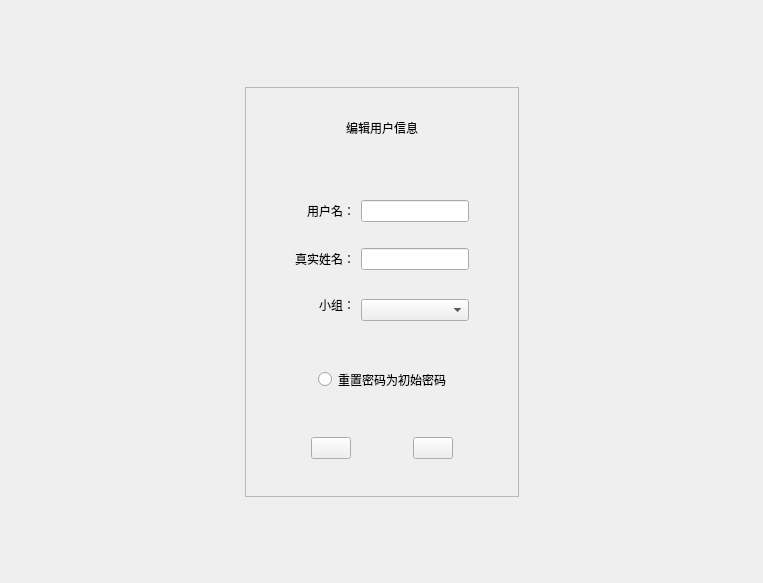
<?xml version="1.0" encoding="UTF-8"?>
<ui version="4.0">
 <class>RbEditUserInfoWindow</class>
 <widget class="QWidget" name="RbEditUserInfoWindow">
  <property name="geometry">
   <rect>
    <x>0</x>
    <y>0</y>
    <width>763</width>
    <height>583</height>
   </rect>
  </property>
  <property name="windowTitle">
   <string>SimLaparo</string>
  </property>
  <layout class="QVBoxLayout" name="verticalLayout_8">
   <item>
    <spacer name="verticalSpacer_6">
     <property name="orientation">
      <enum>Qt::Vertical</enum>
     </property>
     <property name="sizeHint" stdset="0">
      <size>
       <width>20</width>
       <height>100</height>
      </size>
     </property>
    </spacer>
   </item>
   <item>
    <layout class="QHBoxLayout" name="horizontalLayout_4">
     <item>
      <spacer name="horizontalSpacer_9">
       <property name="orientation">
        <enum>Qt::Horizontal</enum>
       </property>
       <property name="sizeHint" stdset="0">
        <size>
         <width>40</width>
         <height>20</height>
        </size>
       </property>
      </spacer>
     </item>
     <item>
      <widget class="QFrame" name="backgroundFrmae">
       <property name="frameShape">
        <enum>QFrame::StyledPanel</enum>
       </property>
       <property name="frameShadow">
        <enum>QFrame::Raised</enum>
       </property>
       <layout class="QVBoxLayout" name="verticalLayout" stretch="40,0,88,0,57,0,78,0,53">
        <item>
         <spacer name="verticalSpacer_4">
          <property name="orientation">
           <enum>Qt::Vertical</enum>
          </property>
          <property name="sizeHint" stdset="0">
           <size>
            <width>20</width>
            <height>40</height>
           </size>
          </property>
         </spacer>
        </item>
        <item>
         <layout class="QHBoxLayout" name="horizontalLayout">
          <item>
           <spacer name="horizontalSpacer_2">
            <property name="orientation">
             <enum>Qt::Horizontal</enum>
            </property>
            <property name="sizeHint" stdset="0">
             <size>
              <width>40</width>
              <height>20</height>
             </size>
            </property>
           </spacer>
          </item>
          <item>
           <widget class="QLabel" name="titleLabel">
            <property name="text">
             <string>编辑用户信息</string>
            </property>
           </widget>
          </item>
          <item>
           <spacer name="horizontalSpacer">
            <property name="orientation">
             <enum>Qt::Horizontal</enum>
            </property>
            <property name="sizeHint" stdset="0">
             <size>
              <width>40</width>
              <height>20</height>
             </size>
            </property>
           </spacer>
          </item>
         </layout>
        </item>
        <item>
         <spacer name="verticalSpacer_5">
          <property name="orientation">
           <enum>Qt::Vertical</enum>
          </property>
          <property name="sizeHint" stdset="0">
           <size>
            <width>20</width>
            <height>40</height>
           </size>
          </property>
         </spacer>
        </item>
        <item>
         <layout class="QHBoxLayout" name="horizontalLayout_5">
          <item>
           <spacer name="horizontalSpacer_11">
            <property name="orientation">
             <enum>Qt::Horizontal</enum>
            </property>
            <property name="sizeHint" stdset="0">
             <size>
              <width>40</width>
              <height>20</height>
             </size>
            </property>
           </spacer>
          </item>
          <item>
           <layout class="QFormLayout" name="formLayout">
            <property name="sizeConstraint">
             <enum>QLayout::SetDefaultConstraint</enum>
            </property>
            <property name="labelAlignment">
             <set>Qt::AlignRight|Qt::AlignTrailing|Qt::AlignVCenter</set>
            </property>
            <property name="verticalSpacing">
             <number>6</number>
            </property>
            <item row="0" column="0">
             <layout class="QVBoxLayout" name="verticalLayout_7">
              <item>
               <spacer name="verticalSpacer_18">
                <property name="orientation">
                 <enum>Qt::Vertical</enum>
                </property>
                <property name="sizeHint" stdset="0">
                 <size>
                  <width>20</width>
                  <height>10</height>
                 </size>
                </property>
               </spacer>
              </item>
              <item>
               <widget class="QLabel" name="userNameLabel">
                <property name="text">
                 <string>用户名：</string>
                </property>
               </widget>
              </item>
              <item>
               <spacer name="verticalSpacer_19">
                <property name="orientation">
                 <enum>Qt::Vertical</enum>
                </property>
                <property name="sizeHint" stdset="0">
                 <size>
                  <width>20</width>
                  <height>10</height>
                 </size>
                </property>
               </spacer>
              </item>
             </layout>
            </item>
            <item row="0" column="1">
             <layout class="QVBoxLayout" name="verticalLayout_3">
              <item>
               <spacer name="verticalSpacer_10">
                <property name="orientation">
                 <enum>Qt::Vertical</enum>
                </property>
                <property name="sizeType">
                 <enum>QSizePolicy::Expanding</enum>
                </property>
                <property name="sizeHint" stdset="0">
                 <size>
                  <width>20</width>
                  <height>10</height>
                 </size>
                </property>
               </spacer>
              </item>
              <item>
               <widget class="QLineEdit" name="userNameLineEdit"/>
              </item>
              <item>
               <spacer name="verticalSpacer_11">
                <property name="orientation">
                 <enum>Qt::Vertical</enum>
                </property>
                <property name="sizeHint" stdset="0">
                 <size>
                  <width>20</width>
                  <height>10</height>
                 </size>
                </property>
               </spacer>
              </item>
             </layout>
            </item>
            <item row="1" column="0">
             <layout class="QVBoxLayout" name="verticalLayout_6">
              <item>
               <spacer name="verticalSpacer_16">
                <property name="orientation">
                 <enum>Qt::Vertical</enum>
                </property>
                <property name="sizeHint" stdset="0">
                 <size>
                  <width>20</width>
                  <height>11</height>
                 </size>
                </property>
               </spacer>
              </item>
              <item>
               <widget class="QLabel" name="realNameLabel">
                <property name="text">
                 <string>真实姓名：</string>
                </property>
               </widget>
              </item>
              <item>
               <spacer name="verticalSpacer_17">
                <property name="orientation">
                 <enum>Qt::Vertical</enum>
                </property>
                <property name="sizeHint" stdset="0">
                 <size>
                  <width>20</width>
                  <height>10</height>
                 </size>
                </property>
               </spacer>
              </item>
             </layout>
            </item>
            <item row="1" column="1">
             <layout class="QVBoxLayout" name="verticalLayout_4">
              <item>
               <spacer name="verticalSpacer_12">
                <property name="orientation">
                 <enum>Qt::Vertical</enum>
                </property>
                <property name="sizeHint" stdset="0">
                 <size>
                  <width>20</width>
                  <height>10</height>
                 </size>
                </property>
               </spacer>
              </item>
              <item>
               <widget class="RbVKLineEdit" name="realNameLineEdit"/>
              </item>
              <item>
               <spacer name="verticalSpacer_13">
                <property name="orientation">
                 <enum>Qt::Vertical</enum>
                </property>
                <property name="sizeHint" stdset="0">
                 <size>
                  <width>20</width>
                  <height>10</height>
                 </size>
                </property>
               </spacer>
              </item>
             </layout>
            </item>
            <item row="2" column="1">
             <layout class="QVBoxLayout" name="verticalLayout_2">
              <item>
               <spacer name="verticalSpacer_9">
                <property name="orientation">
                 <enum>Qt::Vertical</enum>
                </property>
                <property name="sizeHint" stdset="0">
                 <size>
                  <width>20</width>
                  <height>10</height>
                 </size>
                </property>
               </spacer>
              </item>
              <item>
               <widget class="QComboBox" name="groupComboBox">
                <property name="editable">
                 <bool>false</bool>
                </property>
               </widget>
              </item>
              <item>
               <spacer name="verticalSpacer_8">
                <property name="orientation">
                 <enum>Qt::Vertical</enum>
                </property>
                <property name="sizeHint" stdset="0">
                 <size>
                  <width>20</width>
                  <height>10</height>
                 </size>
                </property>
               </spacer>
              </item>
             </layout>
            </item>
            <item row="2" column="0">
             <layout class="QVBoxLayout" name="verticalLayout_5">
              <item>
               <spacer name="verticalSpacer_15">
                <property name="orientation">
                 <enum>Qt::Vertical</enum>
                </property>
                <property name="sizeHint" stdset="0">
                 <size>
                  <width>20</width>
                  <height>10</height>
                 </size>
                </property>
               </spacer>
              </item>
              <item>
               <widget class="QLabel" name="groupLabel">
                <property name="text">
                 <string>小组：</string>
                </property>
               </widget>
              </item>
              <item>
               <spacer name="verticalSpacer_14">
                <property name="orientation">
                 <enum>Qt::Vertical</enum>
                </property>
                <property name="sizeHint" stdset="0">
                 <size>
                  <width>20</width>
                  <height>20</height>
                 </size>
                </property>
               </spacer>
              </item>
             </layout>
            </item>
           </layout>
          </item>
          <item>
           <spacer name="horizontalSpacer_10">
            <property name="orientation">
             <enum>Qt::Horizontal</enum>
            </property>
            <property name="sizeHint" stdset="0">
             <size>
              <width>40</width>
              <height>20</height>
             </size>
            </property>
           </spacer>
          </item>
         </layout>
        </item>
        <item>
         <spacer name="verticalSpacer_3">
          <property name="orientation">
           <enum>Qt::Vertical</enum>
          </property>
          <property name="sizeHint" stdset="0">
           <size>
            <width>20</width>
            <height>40</height>
           </size>
          </property>
         </spacer>
        </item>
        <item>
         <layout class="QHBoxLayout" name="horizontalLayout_2">
          <item>
           <spacer name="horizontalSpacer_5">
            <property name="orientation">
             <enum>Qt::Horizontal</enum>
            </property>
            <property name="sizeHint" stdset="0">
             <size>
              <width>40</width>
              <height>20</height>
             </size>
            </property>
           </spacer>
          </item>
          <item>
           <widget class="QRadioButton" name="radioButton">
            <property name="text">
             <string/>
            </property>
           </widget>
          </item>
          <item>
           <widget class="QLabel" name="resetPasswordLabel">
            <property name="text">
             <string>重置密码为初始密码</string>
            </property>
           </widget>
          </item>
          <item>
           <spacer name="horizontalSpacer_3">
            <property name="orientation">
             <enum>Qt::Horizontal</enum>
            </property>
            <property name="sizeHint" stdset="0">
             <size>
              <width>40</width>
              <height>20</height>
             </size>
            </property>
           </spacer>
          </item>
         </layout>
        </item>
        <item>
         <spacer name="verticalSpacer_2">
          <property name="orientation">
           <enum>Qt::Vertical</enum>
          </property>
          <property name="sizeHint" stdset="0">
           <size>
            <width>20</width>
            <height>40</height>
           </size>
          </property>
         </spacer>
        </item>
        <item>
         <layout class="QHBoxLayout" name="horizontalLayout_3">
          <item>
           <spacer name="horizontalSpacer_7">
            <property name="orientation">
             <enum>Qt::Horizontal</enum>
            </property>
            <property name="sizeHint" stdset="0">
             <size>
              <width>40</width>
              <height>20</height>
             </size>
            </property>
           </spacer>
          </item>
          <item>
           <widget class="QPushButton" name="cancelBtn">
            <property name="text">
             <string/>
            </property>
           </widget>
          </item>
          <item>
           <spacer name="horizontalSpacer_6">
            <property name="orientation">
             <enum>Qt::Horizontal</enum>
            </property>
            <property name="sizeHint" stdset="0">
             <size>
              <width>40</width>
              <height>20</height>
             </size>
            </property>
           </spacer>
          </item>
          <item>
           <widget class="QPushButton" name="okBtn">
            <property name="text">
             <string/>
            </property>
           </widget>
          </item>
          <item>
           <spacer name="horizontalSpacer_4">
            <property name="orientation">
             <enum>Qt::Horizontal</enum>
            </property>
            <property name="sizeHint" stdset="0">
             <size>
              <width>40</width>
              <height>20</height>
             </size>
            </property>
           </spacer>
          </item>
         </layout>
        </item>
        <item>
         <spacer name="verticalSpacer">
          <property name="orientation">
           <enum>Qt::Vertical</enum>
          </property>
          <property name="sizeHint" stdset="0">
           <size>
            <width>20</width>
            <height>31</height>
           </size>
          </property>
         </spacer>
        </item>
       </layout>
      </widget>
     </item>
     <item>
      <spacer name="horizontalSpacer_8">
       <property name="orientation">
        <enum>Qt::Horizontal</enum>
       </property>
       <property name="sizeHint" stdset="0">
        <size>
         <width>40</width>
         <height>20</height>
        </size>
       </property>
      </spacer>
     </item>
    </layout>
   </item>
   <item>
    <spacer name="verticalSpacer_7">
     <property name="orientation">
      <enum>Qt::Vertical</enum>
     </property>
     <property name="sizeHint" stdset="0">
      <size>
       <width>20</width>
       <height>99</height>
      </size>
     </property>
    </spacer>
   </item>
  </layout>
 </widget>
 <customwidgets>
  <customwidget>
   <class>RbVKLineEdit</class>
   <extends>QLineEdit</extends>
   <header location="global">RbVKLineEdit.h</header>
  </customwidget>
 </customwidgets>
 <resources/>
 <connections/>
</ui>
